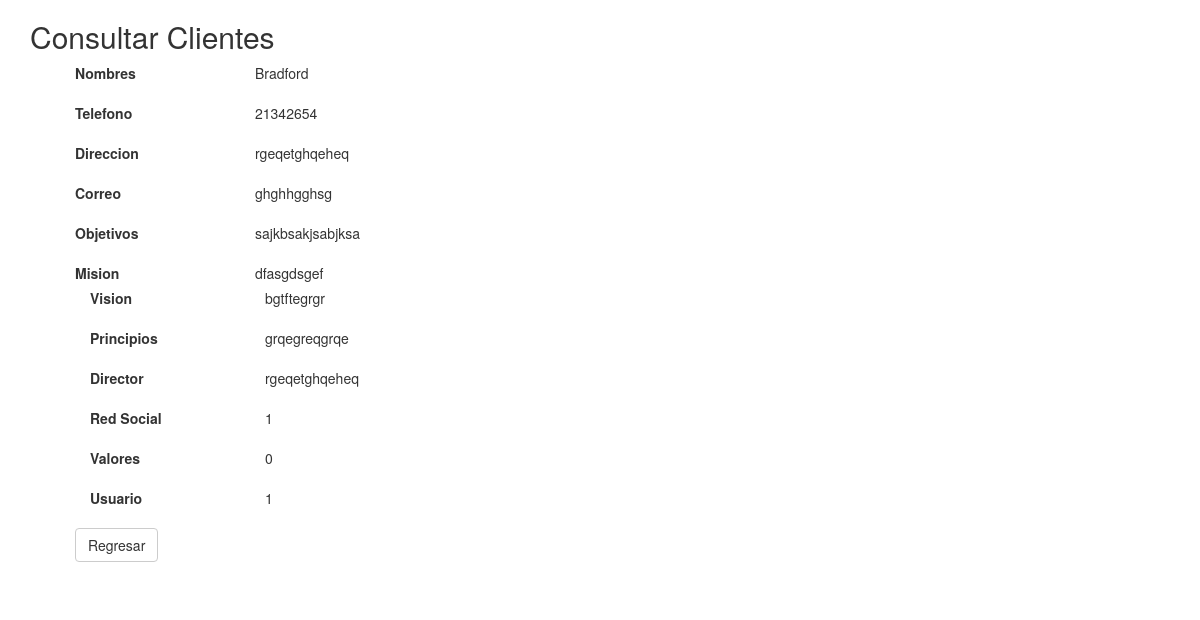
Page /institucion/read.php?id_ins=2 on the committed database.
### tables this page shows
CREATE TABLE IF NOT EXISTS `institucion` (
`id_ins` int(11) NOT NULL,
  `nombre_ins` varchar(50) NOT NULL,
  `tel_ins` varchar(9) NOT NULL,
  `direccion_ins` varchar(100) NOT NULL,
  `correo_ins` varchar(50) NOT NULL,
  `objetivo_ins` varchar(200) NOT NULL,
  `mision_ins` varchar(200) NOT NULL,
  `vision_ins` varchar(200) NOT NULL,
  `principios_ins` varchar(200) NOT NULL,
  `director_ins` varchar(200) NOT NULL,
  `id_redes_s` int(11) NOT NULL,
  `valores` varchar(200) NOT NULL,
  `id_usuario` int(11) NOT NULL
);

### institucion/read.php (the view, shortened to what this page needs)
<?php
    require("db.php");
    $id = null;
    if(!empty($_GET['id_ins'])) {
        $id = $_GET['id_ins'];
    }
    if($id == null) {
        header("Location: index.php");
    }
    else {
        $PDO->setAttribute(PDO::ATTR_ERRMODE, PDO::ERRMODE_EXCEPTION);
        $sql = "SELECT nombre_ins , tel_ins , direccion_ins , correo_ins , objetivo_ins , mision_ins , vision_ins , principios_ins , director_ins ,id_redes_s , valores , id_usuario  FROM institucion WHERE id_ins = ?";
        $stmt = $PDO->prepare($sql);
        $stmt->execute(array($id));
        $data = $stmt->fetch(PDO::FETCH_ASSOC);
    }
?>
<!DOCTYPE html>
<html lang="es">
<head>
    <link href="css/bootstrap.min.css" rel="stylesheet">
</head>
<body>
<div class="container">
    <div class="col-sm-12">
        <div class="row">
            <h2>Consultar Clientes</h2>
        </div>
        <div class="form-group col-sm-12">
            <label class="col-sm-2 control-label">Nombres</label>
            <div class="col-sm-10">
                <p class="form-control-static"><?php print($data['nombre_ins']); ?></p>
            </div>
        </div>
        <div class="form-group col-sm-12">
            <label class="col-sm-2 control-label">Telefono</label>
            <div class="col-sm-10">
                <p class="form-control-static"><?php print($data['tel_ins']); ?></p>
            </div>
        </div>
        <div class="form-group col-sm-12">
            <label class="col-sm-2 control-label">Direccion</label>
            <div class="col-sm-10">
                <p class="form-control-static"><?php print($data['direccion_ins']); ?></p>
            </div>
        </div>
        <div class="form-group col-sm-12">
            <label class="col-sm-2 control-label">Correo</label>
            <div class="col-sm-10">
                <p class="form-control-static"><?php print($data['correo_ins']); ?></p>
            </div>
        </div>
        <div class="form-group col-sm-12">
            <label class="col-sm-2 control-label">Objetivos</label>
            <div class="col-sm-10">
                <p class="form-control-static"><?php print($data['objetivo_ins']); ?></p>
            </div>
        </div>
        <div class="form-group col-sm-12">
            <label class="col-sm-2 control-label">Mision</label>
            <div class="col-sm-10">
                <p class="form-control-static"><?php print($data['mision_ins']); ?></p>
            </div>
                    <div class="form-group col-sm-12">
            <label class="col-sm-2 control-label">Vision</label>
            <div class="col-sm-10">
                <p class="form-control-static"><?php print($data['vision_ins']); ?></p>
            </div>
        </div>
        <div class="form-group col-sm-12">
            <label class="col-sm-2 control-label">Principios</label>
            <div class="col-sm-10">
                <p class="form-control-static"><?php print($data['principios_ins']); ?></p>
            </div>
        </div>
            <div class="form-group col-sm-12">
            <label class="col-sm-2 control-label">Director</label>
            <div class="col-sm-10">
                <p class="form-control-static"><?php print($data['director_ins']); ?></p>
            </div>
        </div>
        <div class="form-group col-sm-12">
            <label class="col-sm-2 control-label">Red Social</label>
            <div class="col-sm-10">
                <p class="form-control-static"><?php print($data['id_redes_s']); ?></p>
            </div>
        </div>
        <div class="form-group col-sm-12">
            <label class="col-sm-2 control-label">Valores</label>
            <div class="col-sm-10">
                <p class="form-control-static"><?php print($data['valores']); ?></p>
            </div>
        </div>
        <div class="form-group col-sm-12">
            <label class="col-sm-2 control-label">Usuario</label>
            <div class="col-sm-10">
                <p class="form-control-static"><?php print($data['id_usuario']); ?></p>
            </div>
        </div>
        <div class="form-group col-sm-12">
            <a class="btn btn btn-default" href="index.php">Regresar</a>
        </div>
    </div>
</div>
</body>
</html>

### rows in the picture
institucion: nombre_ins "Bradford", tel_ins "21342654", direccion_ins "rgeqetghqeheq", correo_ins "ghghhgghsg", objetivo_ins "sajkbsakjsabjksa", mision_ins "dfasgdsgef", vision_ins "bgtftegrgr", principios_ins "grqegreqgrqe", director_ins "rgeqetghqeheq", id_redes_s "1", valores "0", id_usuario "1"
